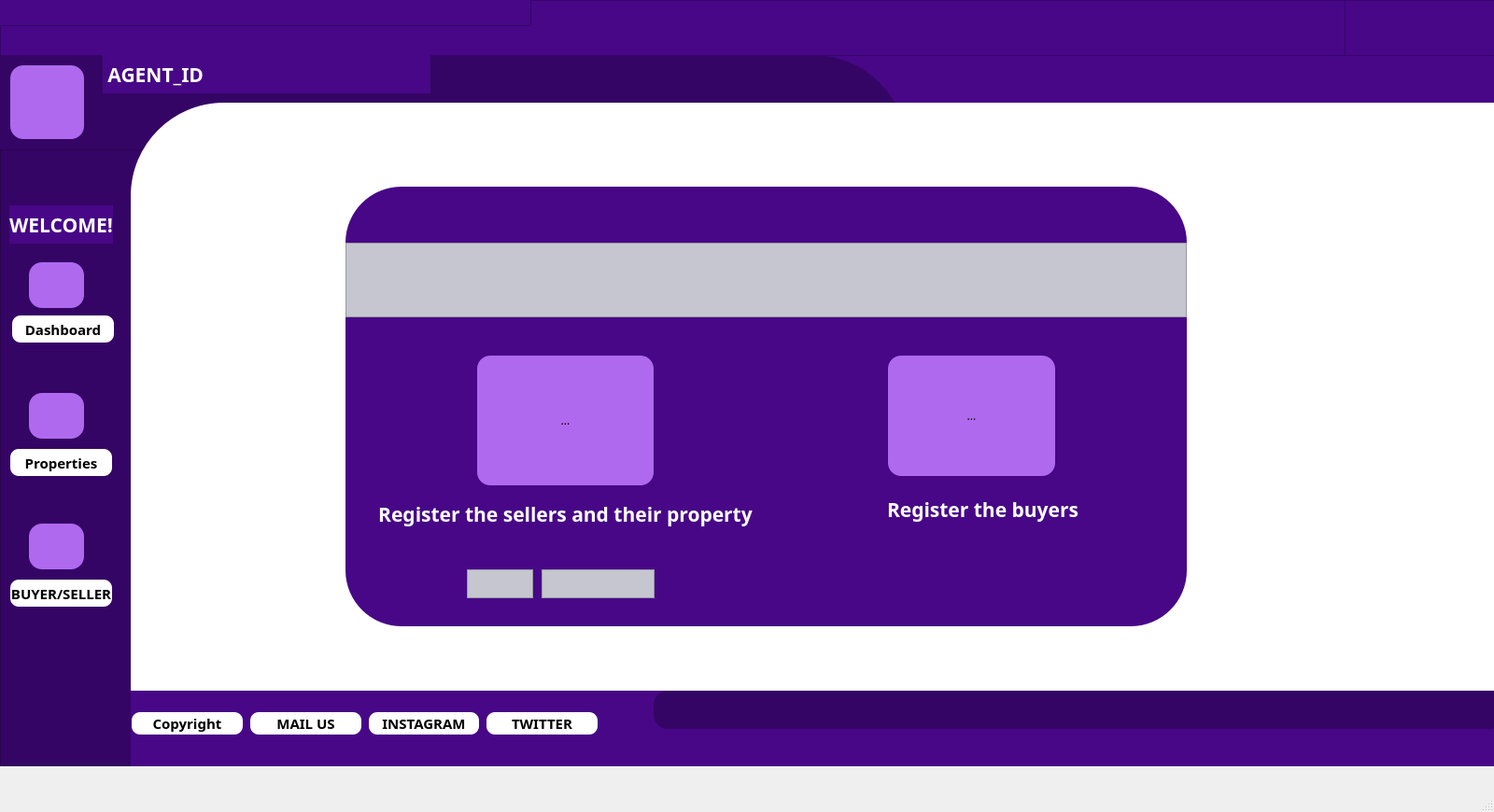
<?xml version="1.0" encoding="UTF-8"?>
<ui version="4.0">
 <class>MainWindow</class>
 <widget class="QMainWindow" name="MainWindow">
  <property name="geometry">
   <rect>
    <x>0</x>
    <y>0</y>
    <width>1600</width>
    <height>870</height>
   </rect>
  </property>
  <property name="windowTitle">
   <string>MainWindow</string>
  </property>
  <property name="styleSheet">
   <string notr="true">*{
font-family: century gothic;

}
QFrame
{
 background: #470787;
}
#frame_5
{
background: white;
border-top-left-radius: 100px;
}
#frame_3
{
background: #350565;
}
#frame_6
{
background: #350565;
border-top-right-radius:100px;
}
QPushButton
{
border-style: solid;
border-width:2px;
border-radius:10px;
background:white;
font-weight:bold;
font-size:15px;
}
QPushButton:hover
{
border-style: solid;
border-width:2px;
border-radius:10px;
background:#241571;
color:white;
font-weight:bold;
}
QToolButton
{
border-style: solid;
 border-width:2px;
 border-radius:15px;
background:#af69ef;
}
QToolButton:hover
{
border-style: solid;
border-width:2px;
border-radius:15px;
background-color:#49ebff;
color:white;
}
#pn
{
border-image:url(:/images/PN.jpg);
}
QLabel
{
color:white;
font-weight:bold;
font-style:montserrat;
font-size:21px;
}
#frame_8
{
border-radius:60px;
}
#frame_9
{
background:#C5C6D0;
}
#frame_10
{
background:#C5C6D0;
}
#frame_11
{
background:#C5C6D0;
}
#frame_bottom
{
background:#350565;
border-width:2px;
border-radius:15px;
}</string>
  </property>
  <widget class="QWidget" name="centralwidget">
   <widget class="QWidget" name="horizontalLayoutWidget">
    <property name="geometry">
     <rect>
      <x>0</x>
      <y>0</y>
      <width>1601</width>
      <height>61</height>
     </rect>
    </property>
    <layout class="QHBoxLayout" name="horizontalLayout">
     <item>
      <widget class="QFrame" name="frame_2">
       <property name="frameShape">
        <enum>QFrame::StyledPanel</enum>
       </property>
       <property name="frameShadow">
        <enum>QFrame::Raised</enum>
       </property>
       <widget class="QFrame" name="frame">
        <property name="geometry">
         <rect>
          <x>-30</x>
          <y>-50</y>
          <width>599</width>
          <height>78</height>
         </rect>
        </property>
        <property name="frameShape">
         <enum>QFrame::StyledPanel</enum>
        </property>
        <property name="frameShadow">
         <enum>QFrame::Raised</enum>
        </property>
       </widget>
       <widget class="QFrame" name="pn">
        <property name="geometry">
         <rect>
          <x>1440</x>
          <y>0</y>
          <width>161</width>
          <height>61</height>
         </rect>
        </property>
        <property name="frameShape">
         <enum>QFrame::StyledPanel</enum>
        </property>
        <property name="frameShadow">
         <enum>QFrame::Raised</enum>
        </property>
       </widget>
      </widget>
     </item>
    </layout>
   </widget>
   <widget class="QWidget" name="verticalLayoutWidget">
    <property name="geometry">
     <rect>
      <x>0</x>
      <y>160</y>
      <width>160</width>
      <height>661</height>
     </rect>
    </property>
    <layout class="QVBoxLayout" name="verticalLayout">
     <item>
      <widget class="QFrame" name="frame_3">
       <property name="frameShape">
        <enum>QFrame::StyledPanel</enum>
       </property>
       <property name="frameShadow">
        <enum>QFrame::Raised</enum>
       </property>
       <widget class="QPushButton" name="pushButton">
        <property name="geometry">
         <rect>
          <x>12</x>
          <y>177</y>
          <width>111</width>
          <height>31</height>
         </rect>
        </property>
        <property name="text">
         <string>Dashboard</string>
        </property>
       </widget>
       <widget class="QPushButton" name="pushButton_2">
        <property name="geometry">
         <rect>
          <x>10</x>
          <y>320</y>
          <width>111</width>
          <height>31</height>
         </rect>
        </property>
        <property name="text">
         <string>Properties</string>
        </property>
       </widget>
       <widget class="QPushButton" name="pushButton_3">
        <property name="geometry">
         <rect>
          <x>10</x>
          <y>460</y>
          <width>111</width>
          <height>31</height>
         </rect>
        </property>
        <property name="text">
         <string>BUYER/SELLER</string>
        </property>
       </widget>
       <widget class="QToolButton" name="toolButton_dashboard">
        <property name="geometry">
         <rect>
          <x>30</x>
          <y>120</y>
          <width>61</width>
          <height>51</height>
         </rect>
        </property>
        <property name="text">
         <string/>
        </property>
        <property name="icon">
         <iconset resource="resource/res.qrc">
          <normaloff>:/images/house-user-solid.svg</normaloff>:/images/house-user-solid.svg</iconset>
        </property>
        <property name="iconSize">
         <size>
          <width>60</width>
          <height>25</height>
         </size>
        </property>
       </widget>
       <widget class="QToolButton" name="toolButton_properties">
        <property name="geometry">
         <rect>
          <x>30</x>
          <y>260</y>
          <width>61</width>
          <height>51</height>
         </rect>
        </property>
        <property name="text">
         <string/>
        </property>
        <property name="icon">
         <iconset resource="resource/res.qrc">
          <normaloff>:/images/building-user-solid.svg</normaloff>:/images/building-user-solid.svg</iconset>
        </property>
        <property name="iconSize">
         <size>
          <width>60</width>
          <height>25</height>
         </size>
        </property>
       </widget>
       <widget class="QToolButton" name="toolButton_agents">
        <property name="geometry">
         <rect>
          <x>30</x>
          <y>400</y>
          <width>61</width>
          <height>51</height>
         </rect>
        </property>
        <property name="text">
         <string/>
        </property>
        <property name="icon">
         <iconset resource="resource/res.qrc">
          <normaloff>:/images/user-tie-solid.svg</normaloff>:/images/user-tie-solid.svg</iconset>
        </property>
        <property name="iconSize">
         <size>
          <width>60</width>
          <height>25</height>
         </size>
        </property>
       </widget>
       <widget class="QLabel" name="label_welcome">
        <property name="geometry">
         <rect>
          <x>10</x>
          <y>60</y>
          <width>111</width>
          <height>41</height>
         </rect>
        </property>
        <property name="sizeIncrement">
         <size>
          <width>7</width>
          <height>2</height>
         </size>
        </property>
        <property name="text">
         <string>WELCOME!</string>
        </property>
        <property name="alignment">
         <set>Qt::AlignCenter</set>
        </property>
       </widget>
      </widget>
     </item>
    </layout>
   </widget>
   <widget class="QWidget" name="verticalLayoutWidget_2">
    <property name="geometry">
     <rect>
      <x>0</x>
      <y>59</y>
      <width>1601</width>
      <height>101</height>
     </rect>
    </property>
    <layout class="QVBoxLayout" name="verticalLayout_2">
     <item>
      <widget class="QFrame" name="frame_4">
       <property name="frameShape">
        <enum>QFrame::StyledPanel</enum>
       </property>
       <property name="frameShadow">
        <enum>QFrame::Raised</enum>
       </property>
       <widget class="QFrame" name="frame_6">
        <property name="geometry">
         <rect>
          <x>-50</x>
          <y>0</y>
          <width>1021</width>
          <height>141</height>
         </rect>
        </property>
        <property name="frameShape">
         <enum>QFrame::StyledPanel</enum>
        </property>
        <property name="frameShadow">
         <enum>QFrame::Raised</enum>
        </property>
        <widget class="QToolButton" name="toolButton_user">
         <property name="geometry">
          <rect>
           <x>60</x>
           <y>10</y>
           <width>81</width>
           <height>81</height>
          </rect>
         </property>
         <property name="text">
          <string/>
         </property>
         <property name="icon">
          <iconset resource="form2.qrc">
           <normaloff>:/images/profile.png</normaloff>:/images/profile.png</iconset>
         </property>
         <property name="iconSize">
          <size>
           <width>150</width>
           <height>150</height>
          </size>
         </property>
        </widget>
        <widget class="QLabel" name="label_7">
         <property name="geometry">
          <rect>
           <x>160</x>
           <y>0</y>
           <width>351</width>
           <height>41</height>
          </rect>
         </property>
         <property name="text">
          <string> AGENT_ID</string>
         </property>
        </widget>
       </widget>
      </widget>
     </item>
    </layout>
   </widget>
   <widget class="QFrame" name="frame_5">
    <property name="geometry">
     <rect>
      <x>140</x>
      <y>110</y>
      <width>1471</width>
      <height>711</height>
     </rect>
    </property>
    <property name="font">
     <font>
      <family>century gothic</family>
      <pointsize>24</pointsize>
      <weight>75</weight>
      <bold>true</bold>
     </font>
    </property>
    <property name="frameShape">
     <enum>QFrame::StyledPanel</enum>
    </property>
    <property name="frameShadow">
     <enum>QFrame::Raised</enum>
    </property>
    <widget class="QFrame" name="frame_8">
     <property name="geometry">
      <rect>
       <x>230</x>
       <y>90</y>
       <width>901</width>
       <height>471</height>
      </rect>
     </property>
     <property name="frameShape">
      <enum>QFrame::StyledPanel</enum>
     </property>
     <property name="frameShadow">
      <enum>QFrame::Raised</enum>
     </property>
     <widget class="QToolButton" name="toolButton_seller">
      <property name="geometry">
       <rect>
        <x>140</x>
        <y>180</y>
        <width>191</width>
        <height>141</height>
       </rect>
      </property>
      <property name="text">
       <string>...</string>
      </property>
      <property name="icon">
       <iconset resource="resource/res.qrc">
        <normaloff>:/images/building-user-solid.svg</normaloff>:/images/building-user-solid.svg</iconset>
      </property>
      <property name="iconSize">
       <size>
        <width>100</width>
        <height>100</height>
       </size>
      </property>
     </widget>
     <widget class="QToolButton" name="toolButton_buyer">
      <property name="geometry">
       <rect>
        <x>580</x>
        <y>180</y>
        <width>181</width>
        <height>131</height>
       </rect>
      </property>
      <property name="text">
       <string>...</string>
      </property>
      <property name="icon">
       <iconset resource="resource/res.qrc">
        <normaloff>:/images/user-tie-solid.svg</normaloff>:/images/user-tie-solid.svg</iconset>
      </property>
      <property name="iconSize">
       <size>
        <width>100</width>
        <height>100</height>
       </size>
      </property>
     </widget>
     <widget class="QLabel" name="label_seller">
      <property name="geometry">
       <rect>
        <x>10</x>
        <y>330</y>
        <width>451</width>
        <height>41</height>
       </rect>
      </property>
      <property name="text">
       <string>Register the sellers and their property</string>
      </property>
      <property name="alignment">
       <set>Qt::AlignCenter</set>
      </property>
     </widget>
     <widget class="QLabel" name="label_buyer">
      <property name="geometry">
       <rect>
        <x>580</x>
        <y>320</y>
        <width>211</width>
        <height>51</height>
       </rect>
      </property>
      <property name="font">
       <font>
        <family>century gothic</family>
        <pointsize>-1</pointsize>
        <weight>75</weight>
        <bold>true</bold>
       </font>
      </property>
      <property name="autoFillBackground">
       <bool>false</bool>
      </property>
      <property name="text">
       <string>Register the buyers</string>
      </property>
      <property name="alignment">
       <set>Qt::AlignLeading|Qt::AlignLeft|Qt::AlignVCenter</set>
      </property>
     </widget>
     <widget class="QFrame" name="frame_9">
      <property name="geometry">
       <rect>
        <x>0</x>
        <y>60</y>
        <width>901</width>
        <height>80</height>
       </rect>
      </property>
      <property name="frameShape">
       <enum>QFrame::StyledPanel</enum>
      </property>
      <property name="frameShadow">
       <enum>QFrame::Raised</enum>
      </property>
     </widget>
     <widget class="QFrame" name="frame_10">
      <property name="geometry">
       <rect>
        <x>210</x>
        <y>410</y>
        <width>121</width>
        <height>31</height>
       </rect>
      </property>
      <property name="frameShape">
       <enum>QFrame::StyledPanel</enum>
      </property>
      <property name="frameShadow">
       <enum>QFrame::Raised</enum>
      </property>
     </widget>
     <widget class="QFrame" name="frame_11">
      <property name="geometry">
       <rect>
        <x>130</x>
        <y>410</y>
        <width>71</width>
        <height>31</height>
       </rect>
      </property>
      <property name="frameShape">
       <enum>QFrame::StyledPanel</enum>
      </property>
      <property name="frameShadow">
       <enum>QFrame::Raised</enum>
      </property>
     </widget>
    </widget>
    <widget class="QLabel" name="label_bottom">
     <property name="geometry">
      <rect>
       <x>0</x>
       <y>630</y>
       <width>1481</width>
       <height>81</height>
      </rect>
     </property>
     <property name="text">
      <string/>
     </property>
    </widget>
    <widget class="QFrame" name="frame_bottom">
     <property name="geometry">
      <rect>
       <x>560</x>
       <y>630</y>
       <width>911</width>
       <height>41</height>
      </rect>
     </property>
     <property name="frameShape">
      <enum>QFrame::StyledPanel</enum>
     </property>
     <property name="frameShadow">
      <enum>QFrame::Raised</enum>
     </property>
    </widget>
    <widget class="QWidget" name="horizontalLayoutWidget_2">
     <property name="geometry">
      <rect>
       <x>0</x>
       <y>630</y>
       <width>501</width>
       <height>71</height>
      </rect>
     </property>
     <layout class="QHBoxLayout" name="horizontalLayout_2">
      <item>
       <widget class="QPushButton" name="pushButton_copyright">
        <property name="text">
         <string>Copyright</string>
        </property>
        <property name="icon">
         <iconset resource="resource/res.qrc">
          <normaloff>:/images/copyright-solid.svg</normaloff>:/images/copyright-solid.svg</iconset>
        </property>
       </widget>
      </item>
      <item>
       <widget class="QPushButton" name="pushButton_mailus">
        <property name="text">
         <string>MAIL US</string>
        </property>
        <property name="icon">
         <iconset resource="resource/res.qrc">
          <normaloff>:/images/envelope-circle-check-solid.svg</normaloff>:/images/envelope-circle-check-solid.svg</iconset>
        </property>
       </widget>
      </item>
      <item>
       <widget class="QPushButton" name="pushButton_instagram">
        <property name="text">
         <string>INSTAGRAM</string>
        </property>
        <property name="icon">
         <iconset resource="resource/res.qrc">
          <normaloff>:/images/square-instagram.svg</normaloff>:/images/square-instagram.svg</iconset>
        </property>
       </widget>
      </item>
      <item>
       <widget class="QPushButton" name="pushButton_twitter">
        <property name="text">
         <string>TWITTER</string>
        </property>
        <property name="icon">
         <iconset resource="resource/res.qrc">
          <normaloff>:/images/twitter.svg</normaloff>:/images/twitter.svg</iconset>
        </property>
       </widget>
      </item>
     </layout>
    </widget>
   </widget>
  </widget>
  <widget class="QMenuBar" name="menubar">
   <property name="geometry">
    <rect>
     <x>0</x>
     <y>0</y>
     <width>1600</width>
     <height>26</height>
    </rect>
   </property>
  </widget>
  <widget class="QStatusBar" name="statusbar"/>
 </widget>
 <resources>
  <include location="resource/res.qrc"/>
  <include location="form2.qrc"/>
 </resources>
 <connections/>
</ui>
